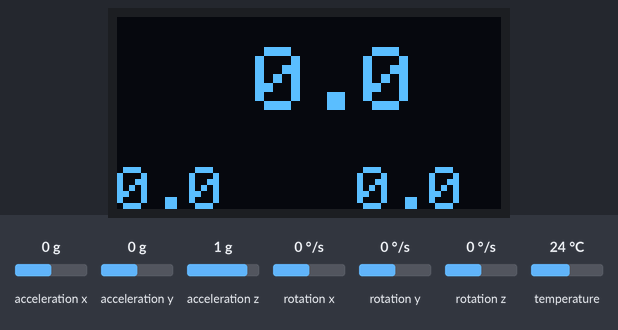
A sketch run on a simulated Arduino Uno, built with avr-gcc and run on an emulated ATmega328P. Shown: 128×64 one-colour display. Wiring (inferred from the names in the program): DS1307 clock at I2C address 0x68. The inputs (shaded band) are chosen by the test bench; at power-on: acceleration y 0 g, acceleration z 1 g, acceleration x 0 g, rotation x 0 °/s, rotation y 0 °/s, rotation z 0 °/s, temperature 24 °C. The local clock reads 2024-03-15 10:24:30 at power-on unless the sketch sets it.

Above: at 1.2 s.
1.3 s: acceleration y set to -1.4 g
At 2.5 s:
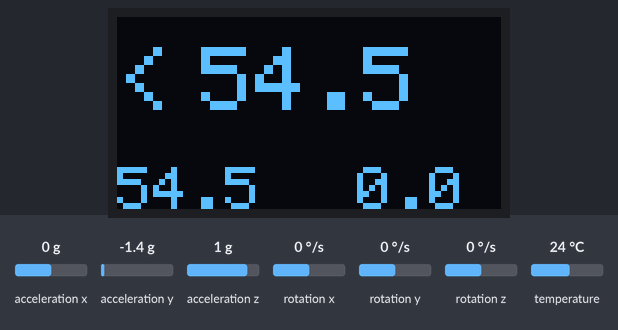
2.8 s: acceleration z set to 0.1 g
At 3.8 s:
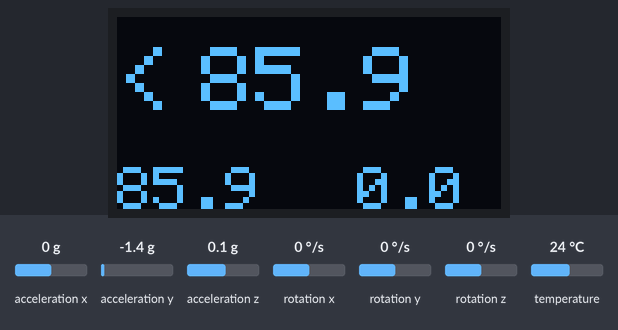
4.3 s: acceleration z set to -0.2 g
At 5.2 s:
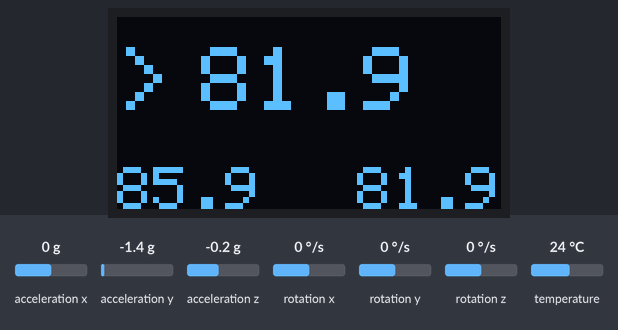
5.8 s: acceleration y set to -0.8 g
At 6.7 s:
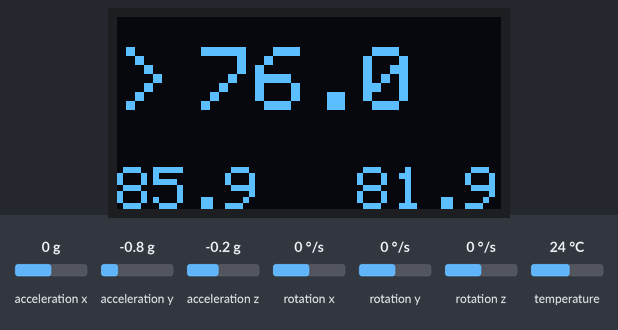
Timing chart, 0 to 8.3 s (numbered marks = the images above; inputs shaded):
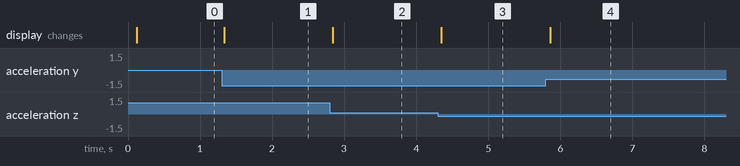

Measured:
- the behaviour switches between 0 and -0.1 g on acceleration z (found by bisection; images 2 and 3)
- after the input at 1.3 s, the display: changes at once (image 1)
- after the input at 2.8 s, the display: changes at once (image 2)
- after the input at 4.3 s, the display: changes after 0.05 s (image 3)
- after the input at 5.8 s, the display: changes after 0.06 s (image 4)

The sketch:

roll-angle-naive.ino
```cpp
#include <Wire.h>
#include <Adafruit_GFX.h>
#include <Adafruit_MPU6050.h>
#include <Adafruit_Sensor.h>
#include <Adafruit_SSD1306.h>

// enable the serial (use for debug only, it interferes with the display)
// #define USE_SERIAL 1

// the MPU used
Adafruit_MPU6050 mpu;

const int8_t MPU_I2C_ADDR = 0x68; // address of the MPU-6050 device
const int8_t PWR_MGMT_1   = 0x6B; // power management 1 register address
const int8_t XA_OFFS_USRH = 0x06; // accelerometer offset cancellation
const int8_t XG_OFFS_USRH = 0x13; // gyro offset cancellation

// MPU6050 calibration data (YMMV)
const int16_t offset_acel_x = -2609;
const int16_t offset_acel_y =   332;
const int16_t offset_acel_z =  1822;
const int16_t offset_gyro_x =    51;
const int16_t offset_gyro_y =   -31;
const int16_t offset_gyro_z =    35;

// the OLED display used
Adafruit_SSD1306 display(4);

// global variables
float min_roll = 0;
float max_roll = 0;

void setup(void) {
#ifdef USE_SERIAL
  Serial.begin(9600);
#endif

  // initialize the mpu
  if (!mpu.begin()) {
#ifdef USE_SERIAL
    Serial.println("Failed to find MPU6050 chip");
#endif
    while (1) {
      delay(10);
    }
  }
#ifdef USE_SERIAL
  Serial.println("MPU6050 Found!");
#endif

  mpu.setAccelerometerRange(MPU6050_RANGE_2_G);
  mpu.setGyroRange(MPU6050_RANGE_250_DEG);
  mpu.setFilterBandwidth(MPU6050_BAND_5_HZ);

  // calibrate the MPU
  uint8_t offsets[6];
  offsets[0] = static_cast<uint8_t>(offset_acel_x >> 8);
  offsets[1] = static_cast<uint8_t>(offset_acel_x & 0x00ff);
  offsets[2] = static_cast<uint8_t>(offset_acel_y >> 8);
  offsets[3] = static_cast<uint8_t>(offset_acel_y & 0x00ff);
  offsets[4] = static_cast<uint8_t>(offset_acel_z >> 8);
  offsets[5] = static_cast<uint8_t>(offset_acel_z & 0x00ff);

  Wire.beginTransmission(MPU_I2C_ADDR);
  Wire.write(XA_OFFS_USRH);
  Wire.write(offsets, 6);

  offsets[0] = static_cast<uint8_t>(offset_gyro_x >> 8);
  offsets[1] = static_cast<uint8_t>(offset_gyro_x & 0x00ff);
  offsets[2] = static_cast<uint8_t>(offset_gyro_y >> 8);
  offsets[3] = static_cast<uint8_t>(offset_gyro_y & 0x00ff);
  offsets[4] = static_cast<uint8_t>(offset_gyro_z >> 8);
  offsets[5] = static_cast<uint8_t>(offset_gyro_z & 0x00ff);

  Wire.write(XG_OFFS_USRH);
  Wire.write(offsets, 6);
  Wire.endTransmission();

  // initialize the display
  display.begin(SSD1306_SWITCHCAPVCC, 0x3C);

  // hide the Adafruit welcome screen
  display.clearDisplay();
  display.display();
}

void loop() {

  // read data from the MPU
  sensors_event_t a, g, temp;
  mpu.getEvent(&a, &g, &temp);

  // calculate the roll angle
  static const float rad_to_deg = 180/3.141592654;
  const float cur_roll = atan(a.acceleration.y/a.acceleration.z) * rad_to_deg;

  // update the min/max roll angle values
  min_roll = min(cur_roll, min_roll);
  max_roll = max(cur_roll, max_roll);

#ifdef USE_SERIAL
  Serial.print(a.acceleration.x);
  Serial.print(" ");
  Serial.print(a.acceleration.y);
  Serial.print(" ");
  Serial.print(a.acceleration.z);
  Serial.print(" ");
  Serial.print(g.gyro.x);
  Serial.print(" ");
  Serial.print(g.gyro.y);
  Serial.print(" ");
  Serial.print(g.gyro.z);
  Serial.print(" ");
  Serial.print(min_roll);
  Serial.print(" ");
  Serial.print(cur_roll);
  Serial.print(" ");
  Serial.print(max_roll);
  Serial.println("");
#endif

  display.clearDisplay();
  display.setTextColor(SSD1306_WHITE);

  display.setCursor(80, 50);
  display.print(fabs(max_roll), 1);

  display.setTextSize(3);
  display.setCursor(0, 10);

  if (cur_roll < 0)
    display.print('<');
  else if (cur_roll > 0)
    display.print('>');
  else
    display.print(' ');

  display.setCursor(28, 10);
  float abs_roll = fabs(cur_roll);
  if (abs_roll < 10)
    display.print(' ');
  display.print(abs_roll, 1);

  display.setTextSize(2);
  display.setCursor(0, 50);
  display.print(fabs(min_roll), 1);

  display.display();
}
```
